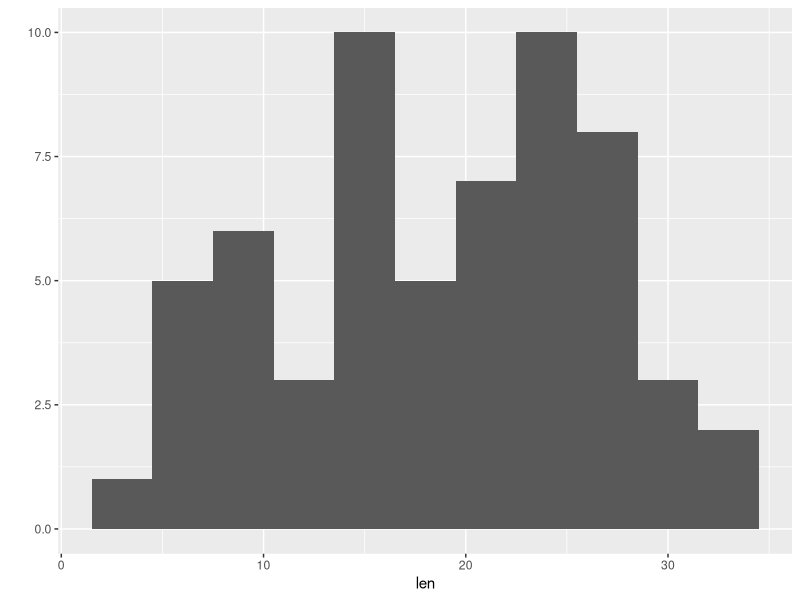
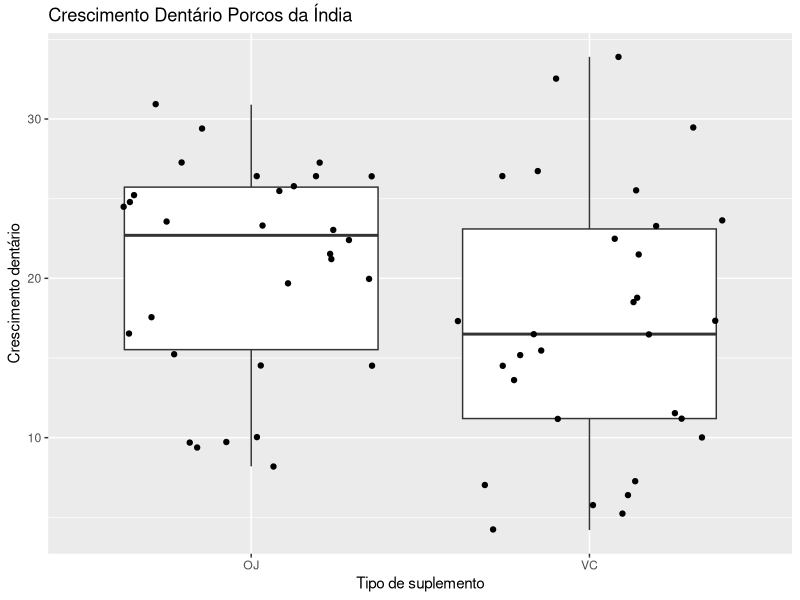

These figures' R source, in order:

# Teste T - Dados ToothGrowth -------------------------------------------------------------------------------------------------------
# Autoria do script: Jeanne Franco ---------------------------------------------------------------------------------------------------------
# Data do script: 06/05/22 -----------------------------------------------------------------------------------------------------------------
# Referência: Curso Udemy ------------------------------------------------------------------------------------------------------------------

# Pacote necessário ------------------------------------------------------------------------------------------------------------------------

library(tidyverse)

# Dados ------------------------------------------------------------------------------------------------------------------------------------

?ToothGrowth

dente <- ToothGrowth
head(dente)
str(dente)

# Análise da normalidade dos dados ---------------------------------------------------------------------------------------------------------

qplot(x = len, data = dente, binwidth = 3) # Histograma

### Teste Shapiro-Wilk de normalidade
### H0 = Distribuição normal e p > 0.05

shapiro.test(dente$len)

# Gráfico da diferença entre grupos --------------------------------------------------------------------------------------------------------

ggplot(dente, aes(x = supp, y = len)) +
  geom_boxplot() +
  geom_jitter() +
  labs(title = "Crescimento Dentário Porcos da Índia",
       x = "Tipo de suplemento",
       y = "Crescimento dentário")

# Cálculo das médias dos grupos ------------------------------------------------------------------------------------------------------------

mean(dente$len) # Média geral

group_by(dente, supp) %>%
  summarise(mean(len))

# Teste T para uma amostra -----------------------------------------------------------------------------------------------------------------

### Teste para determinar se a média é significativamente diferente de um valor
### Verdadeiro valor = 18 (H0)
### p < 0.05 (H1)

t.test(dente$len, mu = 18) # Resultado não significativamente diferente

### Para saber se é maior ou menor que determinado valor

t.test(dente$len, alternative = "greater", mu = 3) # Resultado significativo

# Teste T para dois grupos independentes ---------------------------------------------------------------------------------------------------

### Testa a diferença entre as médias de dois grupos independentes
### H0: não há diferença entre as médias dos grupos

OJ <- dente$len[dente$supp == "OJ"]
VC <- dente$len[dente$supp == "VC"]

t.test(OJ, VC, paired = FALSE, var.equal = FALSE, conf.level = 0.95)

t.test(OJ, VC, paired = FALSE, alternative = "greater")

### paired = FALSE: medidas coletadas separadamente
### Se os valores são coletados separadamente e em condições diferentes, as amostras
### são independentes, ou seja, dois grupos diferentes
